Frame 1 (no input): blank canvas, image omitted
Frame 60 (the mouse pressed at the canvas centre just before this capture): blank canvas, image omitted
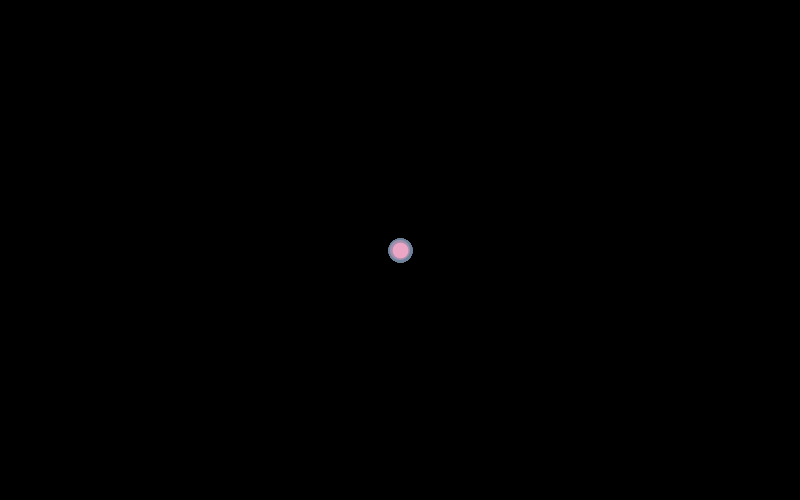
Frame 120 (the mouse held since frame 60 and released just before this capture)

The Processing sketch whose frames 1 and 60 were blank and that drew this single picture after the mouse press (run headless with seeded random() and noise(); from frame 60 on, the mouse is pressed at the canvas centre):

// Processing sketch: processing_91797
// ── processing_91797.pde

//============================
// Settings
//============================
final int breite = 20;
int i = 1;
int baseAngle;
color backgroundCol, strokeCol, fillCol;
//============================

void setup() {
  size(800, 500);
  colorMode(HSB, 360, 100, 100);  
  background(0);  //Background color
  smooth();
}

//Get new random int on each mouseclick
void mousePressed(){
  i = getIntRandom(1,4);
  resetCanva();
  //Hintergrund soll schwarz bleiben bei Rechtsklick
  if(mouseButton == RIGHT){
    background(0); //schwarz
    strokeWeight(1);
  }
}

void draw() {
  //strokeWeight(abs(mouseX-pmouseX));
  if(mousePressed){    
    switch(i){
      case 1:
        drawRect(mouseX, mouseY);
        break;
      case 2:
        drawEllipse(mouseX, mouseY);
        break;
      case 3:   
        drawTriangle(mouseX, mouseY);
        break;
    }
  }
}

void drawKreuz(int x, int y){
   line(x, y-3, x, y+3); 
   line(x-3, y, x+3, y);
}

void drawTriangle(int x, int y){
 triangle(x, y, x+breite, y-breite, x+2*breite, y);
}

void drawEllipse(int x, int y){
  ellipse(x, y, breite, breite);
}

void drawRect(int x, int y){
 rect(x, y-10, breite, breite); 
}

int getIntRandom(int start, int end){
  int j =  (int)random(start, end);
  return j;
}

void resetCanva(){
  strokeWeight(4);
  baseAngle = getIntRandom(0,360); //Grundfarbe setzen
  backgroundCol = color(baseAngle, 30, 50+random(50));
  strokeCol = color((baseAngle+120), 30, 50+random(50));
  fillCol = color((baseAngle+240), 30, 50+random(50));
  //60 modulo damit wird sichergestellt, dass es nur 1x im kreis läuft
  background(backgroundCol);
  stroke(strokeCol, 80);
  fill(fillCol, 80);
}
